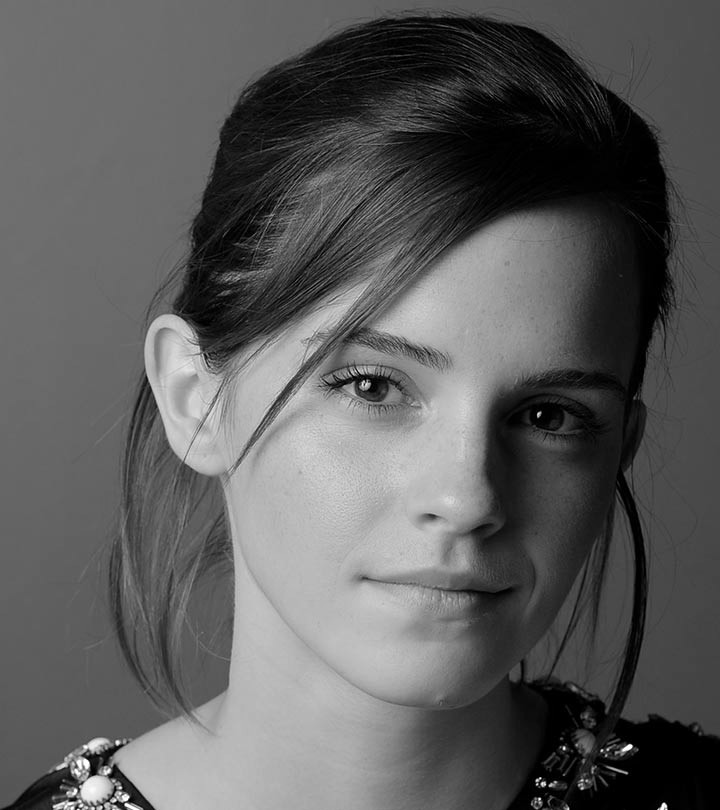
#> input picture emma_gray.jpeg, 720 x 810 px
$ jupyter execute --allow-errors test.ipynb
#> lines starting #> are read from the running program, lines starting #| are printed output that depends on the picture
[cell 1]
import cv2 as cv
import cv2 as cv
import numpy as np
import matplotlib . pyplot as plt

c = np.array([(50,50), (50,100),(150,255),(150,150),(255,255)])
t1 = np.linspace(0, c[0,1], c[0,0]+1).astype('uint8')
print(len(t1))
t2 = np.linspace(c[0,1] + 1, c[1,1], c[1,0] - c[0,0]).astype('uint8')
print(len(t2))
t3 = np.linspace(c[1,1] + 1, c[2,1], c[2,0] - c[1,0]).astype('uint8')
print(len(t3))
t4 = np.linspace(c[2,1] + 1, c[3,1], c[3,0] - c[2,0]).astype('uint8')
print(len(t4))
t5 = np.linspace(c[3,1] + 1, 255, 255 - c[3,0]).astype('uint8')
print(len(t5))
transform = np.concatenate((t1, t2), axis=0).astype('uint8')
transform = np.concatenate((transform, t3), axis=0).astype('uint8')
transform = np.concatenate((transform, t4), axis=0).astype('uint8')
transform = np.concatenate((transform, t5), axis=0).astype('uint8')
print(len(transform))
fig , ax = plt . subplots()
ax.plot ( transform )
ax . set_xlabel( r'Input , $f (\mathbf { x } ) $')
ax . set_ylabel('Output , $\mathrm{T } [ f ( \mathbf { x } ) ]$')
ax . set_xlim(0 ,255)
ax . set_ylim(0 ,255)
ax . set_aspect ('equal')
plt.savefig('transform1.jpg')
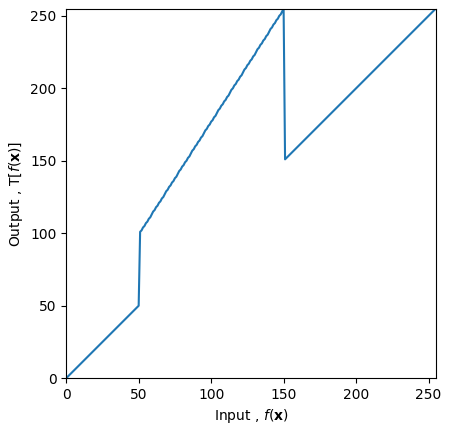
#> figure drawn by matplotlib, 1 panel; curve peaks at x = 150, y = 255
plt.show( )
im_orig = cv.imread('emma_gray.jpeg', cv.IMREAD_GRAYSCALE)
#> im_orig is the input picture: shape (810, 720); min 0, max 255, mean 92.2
cv . namedWindow( " Image " , cv .WINDOW_AUTOSIZE)
cv . imshow( " Image " , im_orig )
cv . waitKey (0)
image_transformed = cv.LUT(im_orig ,transform )
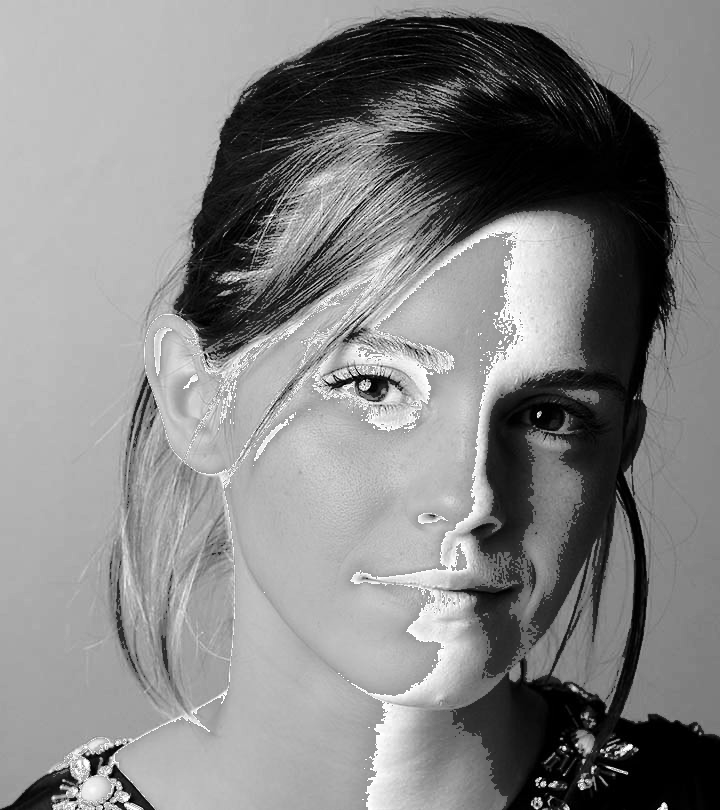
#> image_transformed: shape (810, 720); min 0, max 255, mean 132.9
cv . imshow( " Image " , image_transformed )
cv . waitKey (0)
cv.destroyAllWindows()

[cell 2]
import cv2 as cv
import numpy as np
import matplotlib.pyplot as plt

im = cv.imread('cat.jpeg', cv.IMREAD_COLOR)
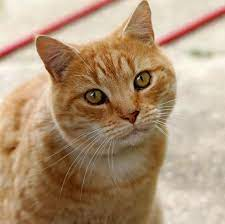
#> input picture cat.jpeg, 225 x 224 px
#> im is the input picture: shape (224, 225, 3); mean B, G, R 120.9, 148.9, 175.8
im = cv.cvtColor(im, cv.COLOR_BGR2LAB)
#> im: shape (224, 225, 3); mean of channels 0, 1, 2 160.5, 134.8, 147.4

#> (the rest of this cell did not finish here and is left out)
